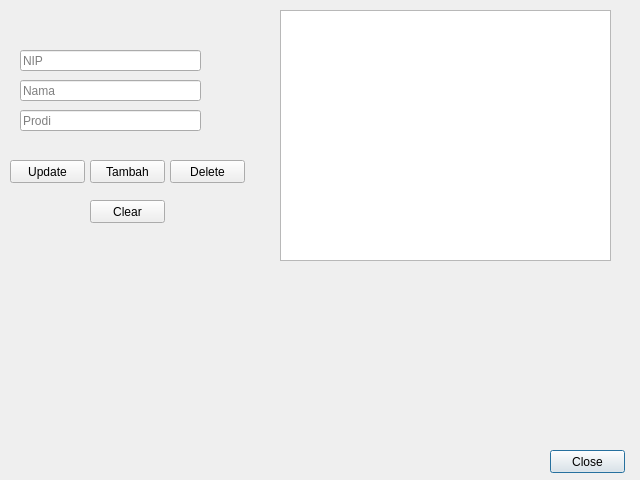
<?xml version="1.0" encoding="UTF-8"?>
<ui version="4.0">
 <class>DataDosen</class>
 <widget class="QDialog" name="DataDosen">
  <property name="geometry">
   <rect>
    <x>0</x>
    <y>0</y>
    <width>640</width>
    <height>480</height>
   </rect>
  </property>
  <property name="windowTitle">
   <string>Data Dosen</string>
  </property>
  <widget class="QPushButton" name="pushButton_Close">
   <property name="geometry">
    <rect>
     <x>550</x>
     <y>450</y>
     <width>75</width>
     <height>23</height>
    </rect>
   </property>
   <property name="text">
    <string>Close</string>
   </property>
  </widget>
  <widget class="QTableView" name="tableView">
   <property name="geometry">
    <rect>
     <x>280</x>
     <y>10</y>
     <width>331</width>
     <height>251</height>
    </rect>
   </property>
  </widget>
  <widget class="QLineEdit" name="lineEdit_nip">
   <property name="geometry">
    <rect>
     <x>20</x>
     <y>50</y>
     <width>181</width>
     <height>21</height>
    </rect>
   </property>
   <property name="placeholderText">
    <string>NIP</string>
   </property>
  </widget>
  <widget class="QLineEdit" name="lineEdit_nama">
   <property name="geometry">
    <rect>
     <x>20</x>
     <y>80</y>
     <width>181</width>
     <height>21</height>
    </rect>
   </property>
   <property name="placeholderText">
    <string>Nama</string>
   </property>
  </widget>
  <widget class="QLineEdit" name="lineEdit_prodi">
   <property name="geometry">
    <rect>
     <x>20</x>
     <y>110</y>
     <width>181</width>
     <height>21</height>
    </rect>
   </property>
   <property name="placeholderText">
    <string>Prodi</string>
   </property>
  </widget>
  <widget class="QPushButton" name="pushButton_delete">
   <property name="geometry">
    <rect>
     <x>170</x>
     <y>160</y>
     <width>75</width>
     <height>23</height>
    </rect>
   </property>
   <property name="text">
    <string>Delete</string>
   </property>
  </widget>
  <widget class="QPushButton" name="pushButton_tambah">
   <property name="geometry">
    <rect>
     <x>90</x>
     <y>160</y>
     <width>75</width>
     <height>23</height>
    </rect>
   </property>
   <property name="text">
    <string>Tambah</string>
   </property>
  </widget>
  <widget class="QPushButton" name="pushButton_update">
   <property name="geometry">
    <rect>
     <x>10</x>
     <y>160</y>
     <width>75</width>
     <height>23</height>
    </rect>
   </property>
   <property name="text">
    <string>Update</string>
   </property>
  </widget>
  <widget class="QPushButton" name="pushButton_clear">
   <property name="geometry">
    <rect>
     <x>90</x>
     <y>200</y>
     <width>75</width>
     <height>23</height>
    </rect>
   </property>
   <property name="text">
    <string>Clear</string>
   </property>
  </widget>
 </widget>
 <resources/>
 <connections/>
</ui>
